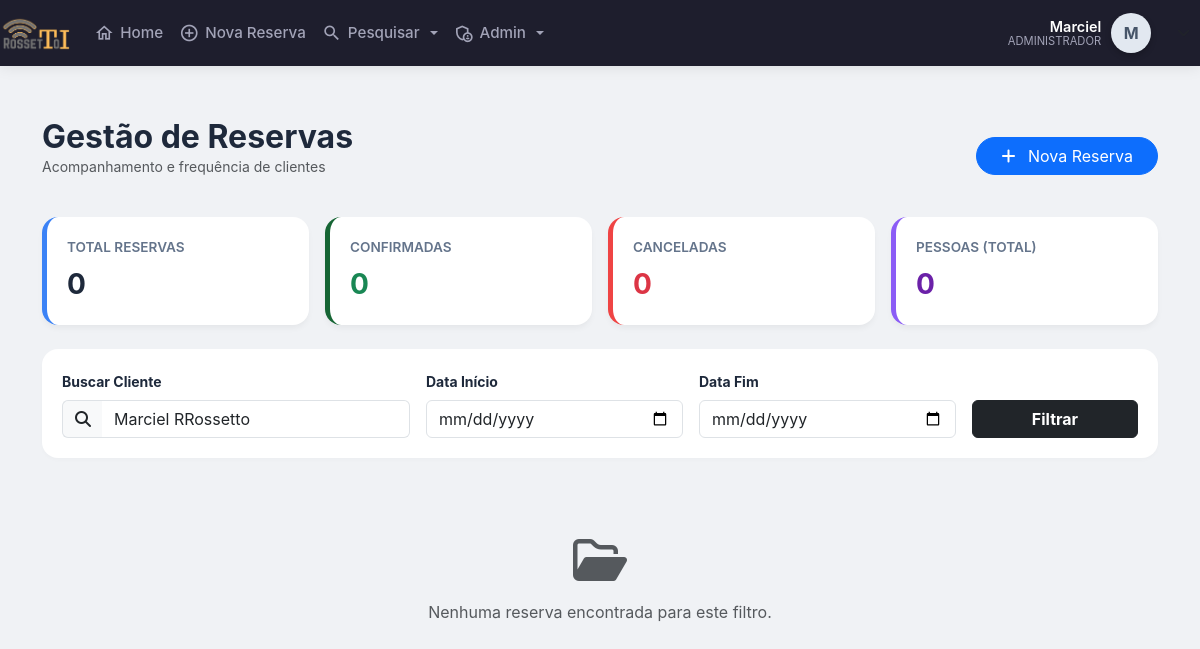
/listarReserva_moderno.php?busca=Marciel RRossetto (signed in), run on an earlier commit of the app's database.
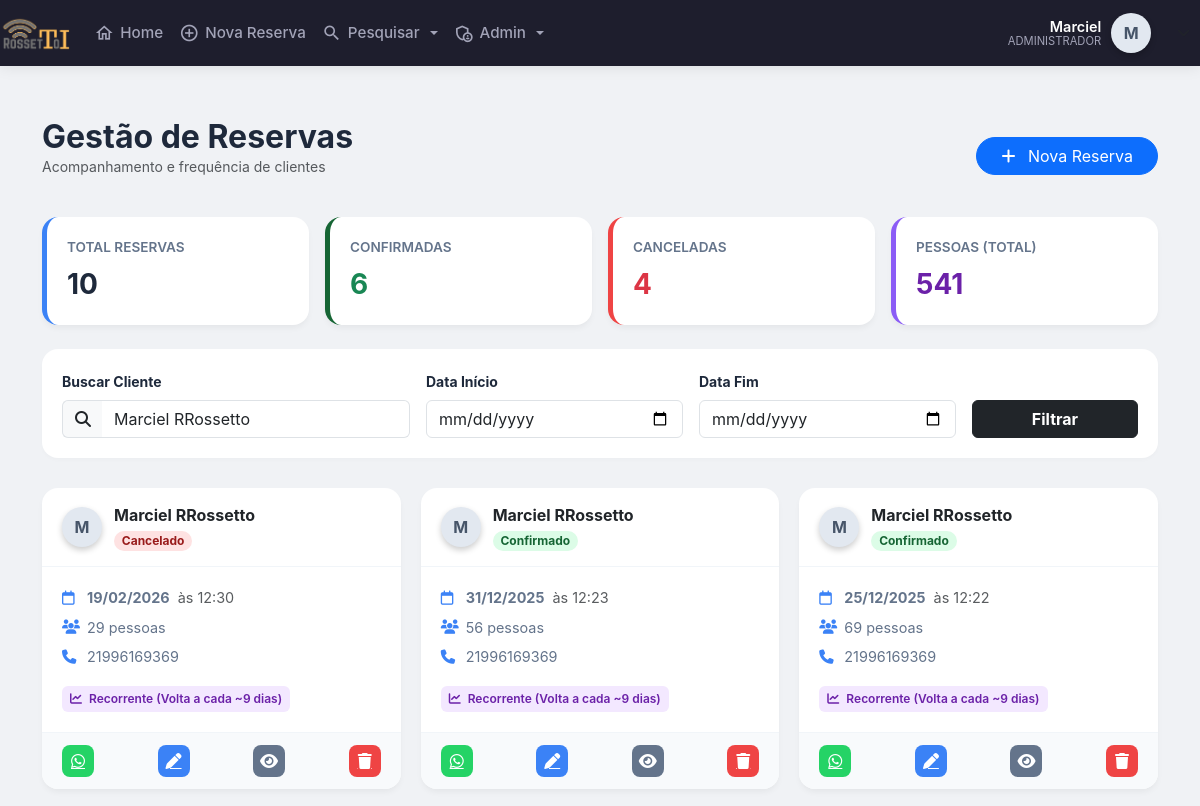
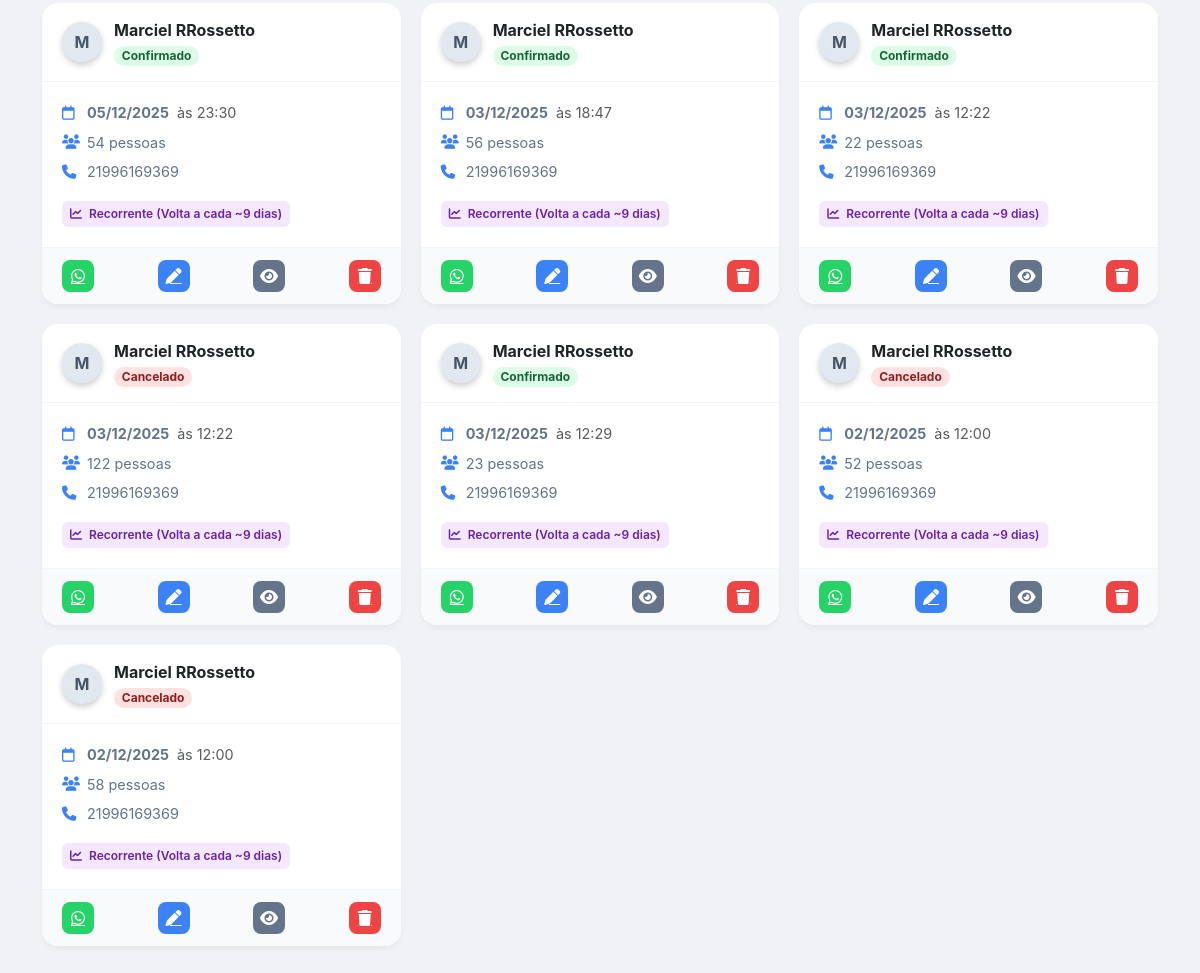
And on a later commit of the database (2 pictures, top to bottom).
### tables this page shows
CREATE TABLE `clientes` (
  `id` int(11) NOT NULL AUTO_INCREMENT,
  `nome` varchar(100) NOT NULL,
  `data` date NOT NULL,
  `num_pessoas` int(11) NOT NULL,
  `horario` time NOT NULL,
  `telefone` varchar(255) DEFAULT NULL,
  `telefone2` varchar(255) DEFAULT NULL,
  `tipo_evento` varchar(50) NOT NULL,
  `forma_pagamento` varchar(50) NOT NULL,
  `valor_rodizio` int(11) DEFAULT NULL,
  `num_mesa` varchar(255) DEFAULT NULL,
  `observacoes` varchar(300) NOT NULL,
  `obsCliente` varchar(255) DEFAULT NULL,
  `data_emissao` datetime NOT NULL DEFAULT current_timestamp(),
  `status` tinyint(1) DEFAULT 1,
  `confirmado` tinyint(1) DEFAULT 0,
  `usuario_id` int(11) DEFAULT NULL,
  `motivo_cancelamento` varchar(255) DEFAULT NULL,
  PRIMARY KEY (`id`)
);

### listarReserva_moderno.php (the view, shortened to what the changed rows need)
<?php
require 'cabecalho.php';
$busca       = $_GET['busca'] ?? "";
$where = " WHERE 1=1 ";
$params = [];
if ($busca) {
    $where .= " AND (nome LIKE :busca OR telefone LIKE :busca)";
    $params[':busca'] = "%$busca%";
}
$stmt = $pdo->prepare("SELECT * FROM clientes $where ORDER BY data DESC, id DESC");
$stmt->execute($params);
$reservas = $stmt->fetchAll(PDO::FETCH_ASSOC);
$totalReservas = count($reservas);
$totalPessoas  = 0;
$ativos        = 0;
$cancelados    = 0;
$historicoClientes = [];
foreach ($reservas as $r) {
    $totalPessoas += (int)$r['num_pessoas'];
    if ($r['status'] == 1) $ativos++; else $cancelados++;
    $tel = $r['telefone'];
    if (!isset($historicoClientes[$tel])) {
        $historicoClientes[$tel] = [];
    }
    $historicoClientes[$tel][] = $r['data'];
}
$frequenciaCliente = [];
foreach ($historicoClientes as $tel => $datas) {
    $qtd = count($datas);
    if ($qtd <= 1) {
        $frequenciaCliente[$tel] = [
            'tipo' => 'Novo / Único',
            'media_dias' => 0,
            'badge_class' => 'bg-info'
        ];
    } else {
        rsort($datas);
        $intervalos = [];
        for ($i = 0; $i < count($datas) - 1; $i++) {
            $d1 = new DateTime($datas[$i]);
            $d2 = new DateTime($datas[$i+1]);
            $diff = $d1->diff($d2);
            $intervalos[] = $diff->days;
        }
        $media = count($intervalos) > 0 ? array_sum($intervalos) / count($intervalos) : 0;
        $media = round($media);
        $frequenciaCliente[$tel] = [
            'tipo' => "Recorrente (Volta a cada ~$media dias)",
            'media_dias' => $media,
            'badge_class' => 'bg-purple'
        ];
    }
}
?>
<!DOCTYPE html>
<html lang="pt-br">
<head>
<link href="https://cdn.jsdelivr.net/npm/bootstrap@5.3.0/dist/css/bootstrap.min.css" rel="stylesheet">
<link href="https://cdnjs.cloudflare.com/ajax/libs/font-awesome/6.4.0/css/all.min.css" rel="stylesheet">
</head>
<body>
<div class="container mt-5">
    <div class="d-flex justify-content-between align-items-center mb-4">
        <div>
            <h2 class="fw-bold mb-0">Gestão de Reservas</h2>
        </div>
    </div>
    <div class="row mb-4 g-3">
        <div class="col-md-3">
            <div class="kpi-card" style="border-color: #3b82f6;">
                <div class="kpi-title">Total Reservas</div>
                <div class="kpi-value"><?= $totalReservas ?></div>
            </div>
        </div>
        <div class="col-md-3">
            <div class="kpi-card" style="border-color: #166534;">
                <div class="kpi-title">Confirmadas</div>
                <div class="kpi-value text-success"><?= $ativos ?></div>
            </div>
        </div>
        <div class="col-md-3">
            <div class="kpi-card" style="border-color: #ef4444;">
                <div class="kpi-title">Canceladas</div>
                <div class="kpi-value text-danger"><?= $cancelados ?></div>
            </div>
        </div>
        <div class="col-md-3">
            <div class="kpi-card" style="border-color: #8b5cf6;">
                <div class="kpi-title">Pessoas (Total)</div>
                <div class="kpi-value" style="color:#6b21a8"><?= $totalPessoas ?></div>
            </div>
        </div>
    </div>
    <div class="reserva-grid">
    <?php foreach ($reservas as $r):
        $id = $r['id'];
        $nome = htmlspecialchars($r['nome']);
        $tel = $r['telefone'];
        $status = $r['status'];
        $statusClass = $status == 1 ? 'badge-status-1' : 'badge-status-0';
        $statusLabel = $status == 1 ? 'Confirmado' : 'Cancelado';
        $freqData = $frequenciaCliente[$tel] ?? ['tipo'=>'Novo', 'badge_class'=>'bg-secondary'];
        $cleanTel = preg_replace('/\D/', '', $tel);
        $whatsMsg = urlencode("Olá $nome, confirmando sua reserva para " . date('d/m', strtotime($r['data'])));
        $whatsLink = "https://wa.me/55$cleanTel?text=$whatsMsg";
    ?>
    <div class="card-reserva">
        <div class="card-header-custom">
            <div class="d-flex align-items-center">
                <div class="user-avatar">
                    <?= strtoupper(substr($nome, 0, 1)) ?>
                </div>
                <div>
                    <div class="fw-bold text-dark"><?= $nome ?></div>
                    <span class="badge rounded-pill <?= $statusClass ?>"><?= $statusLabel ?></span>
                </div>
            </div>
        </div>
        <div class="card-body-custom">
            <div class="info-row">
                <i class="fa-regular fa-calendar"></i>
                <strong><?= date('d/m/Y', strtotime($r['data'])) ?></strong>
                <span class="ms-2 text-muted">às <?= substr($r['horario'], 0, 5) ?></span>
            </div>
            <div class="info-row">
                <i class="fa-solid fa-users"></i>
                <span><?= $r['num_pessoas'] ?> pessoas</span>
            </div>
            <div class="info-row">
                <i class="fa-solid fa-phone"></i>
                <span><?= $tel ?></span>
            </div>
            <div class="frequency-tag <?= $freqData['badge_class'] ?>">
                <i class="fa-solid fa-chart-line me-1"></i> <?= $freqData['tipo'] ?>
            </div>
        </div>
        <div class="action-bar">
            <a href="<?= $whatsLink ?>" target="_blank" class="btn-icon btn-whats" title="WhatsApp"><i class="fa-brands fa-whatsapp"></i></a>
            <a href="editar_reserva.php?id=<?= $id ?>" class="btn-icon btn-edit" title="Editar"><i class="fa-solid fa-pen"></i></a>
            <button class="btn-icon btn-view" onclick="openDetails(<?= htmlspecialchars(json_encode($r)) ?>)" title="Ver Detalhes"><i class="fa-solid fa-eye"></i></button>
            <a href="excluir_reserva.php?id=<?= $id ?>" class="btn-icon btn-del" onclick="return confirm('Tem certeza?')" title="Excluir"><i class="fa-solid fa-trash"></i></a>
        </div>
    </div>
    <?php endforeach; ?>
    </div>
    <?php if(empty($reservas)): ?>
        <div class="text-center py-5 text-muted">
            <i class="fa-regular fa-folder-open fa-3x mb-3"></i>
            <p>Nenhuma reserva encontrada para este filtro.</p>
        </div>
    <?php endif; ?>
</div>
</body>
</html>

What changed in the data, as far as the page shows it:
now on this page (row edited): clientes: nome "M", nome "Marciel RRossetto", status "Cancelado", data "19/02/2026", horario "12:30", num_pessoas "29", telefone "21996169369", telefone "Recorrente (Volta a cada ~9 dias)"
added clientes: nome "M", nome "Marciel RRossetto", status "Confirmado", data "31/12/2025", horario "12:23", num_pessoas "56", telefone "21996169369", telefone "Recorrente (Volta a cada ~9 dias)"
added clientes: nome "M", nome "Marciel RRossetto", status "Confirmado", data "25/12/2025", horario "12:22", num_pessoas "69", telefone "21996169369", telefone "Recorrente (Volta a cada ~9 dias)"
now on this page (row edited): clientes: nome "M", nome "Marciel RRossetto", status "Confirmado", data "05/12/2025", horario "23:30", num_pessoas "54", telefone "21996169369", telefone "Recorrente (Volta a cada ~9 dias)"
added clientes: nome "M", nome "Marciel RRossetto", status "Confirmado", data "03/12/2025", horario "18:47", num_pessoas "56", telefone "21996169369", telefone "Recorrente (Volta a cada ~9 dias)"
now on this page (row edited): clientes: nome "M", nome "Marciel RRossetto", status "Confirmado", data "03/12/2025", horario "12:22", num_pessoas "22", telefone "21996169369", telefone "Recorrente (Volta a cada ~9 dias)"
now on this page (row edited): clientes: nome "M", nome "Marciel RRossetto", status "Cancelado", data "03/12/2025", horario "12:22", num_pessoas "122", telefone "21996169369", telefone "Recorrente (Volta a cada ~9 dias)"
now on this page (row edited): clientes: nome "M", nome "Marciel RRossetto", status "Confirmado", data "03/12/2025", horario "12:29", num_pessoas "23", telefone "21996169369", telefone "Recorrente (Volta a cada ~9 dias)"
now on this page (row edited): clientes: nome "M", nome "Marciel RRossetto", status "Cancelado", data "02/12/2025", horario "12:00", num_pessoas "52", telefone "21996169369", telefone "Recorrente (Volta a cada ~9 dias)"
now on this page (row edited): clientes: nome "M", nome "Marciel RRossetto", status "Cancelado", data "02/12/2025", horario "12:00", num_pessoas "58", telefone "21996169369", telefone "Recorrente (Volta a cada ~9 dias)"
Also different on the page:
$totalReservas: "0" → "10"
$ativos: "0" → "6"
$cancelados: "0" → "4"
$totalPessoas: "0" → "541"
text no longer shown: "Nenhuma reserva encontrada para este filtro."
